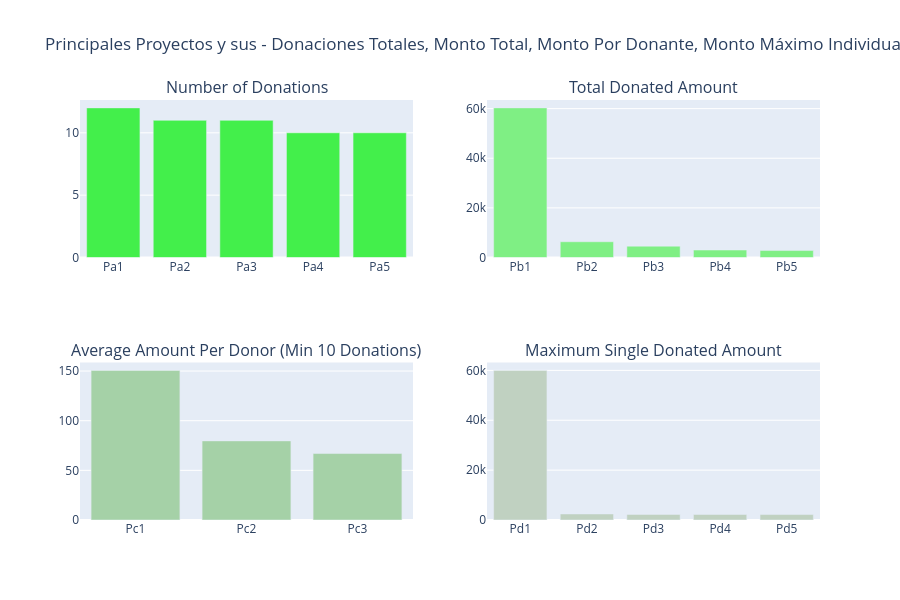

The code cell stored with this chart in its notebook:
### Markdown cell above
Ha habido un total de **4,687,884 donaciones** hasta abril de 2018 en donorschoose. El monto donado más alto equivale a **USD 60,000**, donado en 2013. Solo **6 donaciones son mayores a USD 20,000** mientras que solo **61 pagos son mayores a USD 10,000**. La mayoría de los pagos (alrededor del **83%** de todas las donaciones) son **menores a USD 100**. Hay 350 pagos que son menores a USD 1 -> un monto pequeño, pero que aún puede marcar la diferencia. Hasta abril de 2018, DonorsChoose ha recaudado un monto total gigantesco igual a **USD 284,408,243** a través de su plataforma. El monto promedio donado en donorschoose equivale a USD 60. Veamos los detalles de los donantes y proyectos relacionados con estas donaciones en las siguientes secciones. 

## <a id="3.2"> 3.2 Proyectos y sus Donaciones </a>

Identifiquemos los principales proyectos y los valores de sus atributos relacionados: 

- 3.2.1 Proyectos con el mayor número de donantes 
- 3.2.2 Proyectos con los Montos Totales más Altos Financiados 
- 3.2.3 Proyectos con el Monto Promedio más Alto por Donante 
- 3.2.4 Proyectos con el Monto Máximo Donado en una sola donación

### Code cell
# Which Projects Had the maximum Donations 

tempdf = donations_df.groupby('Project ID').agg({'Project ID' : 'count', 'Donation Amount' : 'sum'}).rename(columns={'Project ID' : "Donaciones Totales", 'Donation Amount' : "Total Amount"}).reset_index()
tempdf['Average Donation Amount'] = tempdf['Total Amount'] / tempdf['Donaciones Totales']

tempdf1 = tempdf.sort_values(by=['Donaciones Totales'], ascending=[False])
x = tempdf1.head(5)['Project ID']
x = ["Pa"+str(i+1) for i in range(len(x))]
y = tempdf1.head(5)['Donaciones Totales']
tr1 = bar_ver_noagg(x, y, 'Donaciones Totales', '#43ef4b', lm=None, rt=True)

tempdf1 = tempdf.sort_values(by=['Total Amount'], ascending=[False])
x = tempdf1.head(5)['Project ID']
x = ["Pb"+str(i+1) for i in range(len(x))]
y = tempdf1.head(5)['Total Amount']
tr2 = bar_ver_noagg(x, y, 'Donaciones Promedio', '#7fef84', lm=None, rt=True)

tempdf1 = tempdf.sort_values(by=['Average Donation Amount'], ascending=[False])
x = tempdf1[tempdf1['Donaciones Totales'] > 10].head(5)['Project ID']
x = ["Pc"+str(i+1) for i in range(len(x))]
y = tempdf1[tempdf1['Donaciones Totales'] > 10].head(5)['Average Donation Amount']
tr3 = bar_ver_noagg(x, y, 'Average Donations (Min: 10 Donations)', '#a5d1a7', lm=None, rt=True)

tempdf = donations_df.groupby('Project ID').agg({'Project ID' : 'count', 'Donation Amount' : 'max'}).rename(columns={'Project ID' : "Donaciones Totales", 'Donation Amount' : "Donaciones Máximas"}).reset_index()
tempdf1 = tempdf.sort_values(by=['Donaciones Máximas'], ascending=[False])
x = tempdf1.head(5)['Project ID']
x = ["Pd"+str(i+1) for i in range(len(x))]
y = tempdf1.head(5)['Donaciones Máximas']
tr4 = bar_ver_noagg(x, y, 'Donaciones Máximas', '#c0d1c1', lm=None, rt=True)



fig = tools.make_subplots(rows=2, cols=2, print_grid=False, subplot_titles = ['Number of Donations', "Total Donated Amount", 'Average Amount Per Donor (Min 10 Donations)', 'Maximum Single Donated Amount'])
fig.append_trace(tr1, 1, 1);
fig.append_trace(tr2, 1, 2);
fig.append_trace(tr3, 2, 1);
fig.append_trace(tr4, 2, 2);

fig['layout'].update(height=600, showlegend=False, title='Principales Proyectos y sus - Donaciones Totales, Monto Total, Monto Por Donante, Monto Máximo Individual');
iplot(fig);

### Figure 1 — Plotly figure (JSON) as saved in the notebook; plotly's stock layout.template omitted (floating-point values rounded to 4 significant figures)
{"data": [{"marker": {"color": "#43ef4b"}, "type": "bar", "x": ["Pa1", "Pa2", "Pa3", "Pa4", "Pa5"], "xaxis": "x", "y": [12, 11, 11, 10, 10], "yaxis": "y"}, {"marker": {"color": "#7fef84"}, "type": "bar", "x": ["Pb1", "Pb2", "Pb3", "Pb4", "Pb5"], "xaxis": "x2", "y": [60290.0, 6350.0, 4571.0, 3007.0, 2798.0], "yaxis": "y2"}, {"marker": {"color": "#a5d1a7"}, "type": "bar", "x": ["Pc1", "Pc2", "Pc3"], "xaxis": "x3", "y": [150.7, 79.67, 66.92], "yaxis": "y3"}, {"marker": {"color": "#c0d1c1"}, "type": "bar", "x": ["Pd1", "Pd2", "Pd3", "Pd4", "Pd5"], "xaxis": "x4", "y": [60000.0, 2420.0, 2248.0, 2219.0, 2190.0], "yaxis": "y4"}], "layout": {"annotations": [{"font": {"size": 16}, "showarrow": false, "text": "Number of Donations", "x": 0.225, "xanchor": "center", "xref": "paper", "y": 1, "yanchor": "bottom", "yref": "paper"}, {"font": {"size": 16}, "showarrow": false, "text": "Total Donated Amount", "x": 0.775, "xanchor": "center", "xref": "paper", "y": 1, "yanchor": "bottom", "yref": "paper"}, {"font": {"size": 16}, "showarrow": false, "text": "Average Amount Per Donor (Min 10 Donations)", "x": 0.225, "xanchor": "center", "xref": "paper", "y": 0.375, "yanchor": "bottom", "yref": "paper"}, {"font": {"size": 16}, "showarrow": false, "text": "Maximum Single Donated Amount", "x": 0.775, "xanchor": "center", "xref": "paper", "y": 0.375, "yanchor": "bottom", "yref": "paper"}], "height": 600, "showlegend": false, "title": {"text": "Principales Proyectos y sus - Donaciones Totales, Monto Total, Monto Por Donante, Monto Máximo Individual"}, "xaxis": {"anchor": "y", "domain": [0, 0.45]}, "xaxis2": {"anchor": "y2", "domain": [0.55, 1]}, "xaxis3": {"anchor": "y3", "domain": [0, 0.45]}, "xaxis4": {"anchor": "y4", "domain": [0.55, 1]}, "yaxis": {"anchor": "x", "domain": [0.625, 1]}, "yaxis2": {"anchor": "x2", "domain": [0.625, 1]}, "yaxis3": {"anchor": "x3", "domain": [0, 0.375]}, "yaxis4": {"anchor": "x4", "domain": [0, 0.375]}}}
